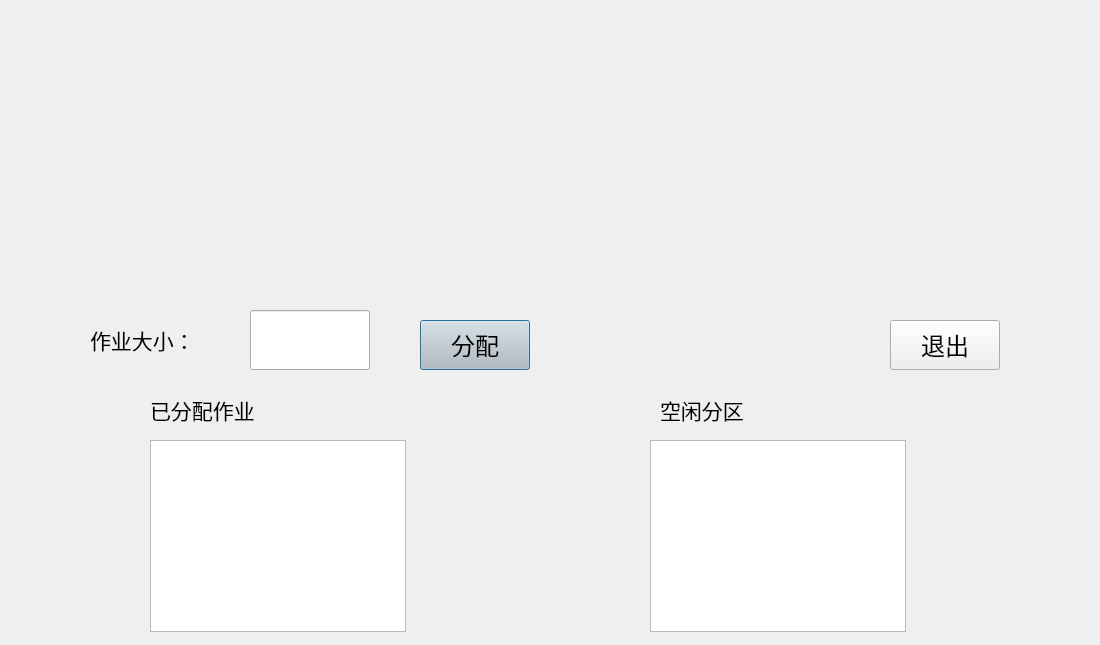
<?xml version="1.0" encoding="UTF-8"?>
<ui version="4.0">
 <class>QuickFitDialog</class>
 <widget class="QDialog" name="QuickFitDialog">
  <property name="geometry">
   <rect>
    <x>0</x>
    <y>0</y>
    <width>1100</width>
    <height>645</height>
   </rect>
  </property>
  <property name="windowTitle">
   <string>快速分配</string>
  </property>
  <widget class="QLineEdit" name="lineEdit">
   <property name="geometry">
    <rect>
     <x>250</x>
     <y>310</y>
     <width>120</width>
     <height>60</height>
    </rect>
   </property>
   <property name="font">
    <font>
     <family>Agency FB</family>
     <pointsize>16</pointsize>
    </font>
   </property>
  </widget>
  <widget class="QLabel" name="label">
   <property name="geometry">
    <rect>
     <x>90</x>
     <y>310</y>
     <width>120</width>
     <height>60</height>
    </rect>
   </property>
   <property name="font">
    <font>
     <family>Agency FB</family>
     <pointsize>16</pointsize>
    </font>
   </property>
   <property name="text">
    <string>作业大小：</string>
   </property>
  </widget>
  <widget class="QPushButton" name="bindButton">
   <property name="geometry">
    <rect>
     <x>420</x>
     <y>320</y>
     <width>110</width>
     <height>50</height>
    </rect>
   </property>
   <property name="font">
    <font>
     <family>Agency FB</family>
     <pointsize>18</pointsize>
    </font>
   </property>
   <property name="styleSheet">
    <string notr="true">background-color: rgb(193, 193, 193);</string>
   </property>
   <property name="text">
    <string>分配</string>
   </property>
  </widget>
  <widget class="QPushButton" name="exitButton">
   <property name="geometry">
    <rect>
     <x>890</x>
     <y>320</y>
     <width>110</width>
     <height>50</height>
    </rect>
   </property>
   <property name="font">
    <font>
     <family>Agency FB</family>
     <pointsize>18</pointsize>
    </font>
   </property>
   <property name="text">
    <string>退出</string>
   </property>
  </widget>
  <widget class="QListView" name="bindView">
   <property name="geometry">
    <rect>
     <x>150</x>
     <y>440</y>
     <width>256</width>
     <height>192</height>
    </rect>
   </property>
  </widget>
  <widget class="QListView" name="freeView">
   <property name="geometry">
    <rect>
     <x>650</x>
     <y>440</y>
     <width>256</width>
     <height>192</height>
    </rect>
   </property>
  </widget>
  <widget class="QLabel" name="label_2">
   <property name="geometry">
    <rect>
     <x>150</x>
     <y>390</y>
     <width>130</width>
     <height>40</height>
    </rect>
   </property>
   <property name="font">
    <font>
     <family>Agency FB</family>
     <pointsize>16</pointsize>
    </font>
   </property>
   <property name="text">
    <string>已分配作业</string>
   </property>
  </widget>
  <widget class="QLabel" name="label_3">
   <property name="geometry">
    <rect>
     <x>660</x>
     <y>390</y>
     <width>130</width>
     <height>40</height>
    </rect>
   </property>
   <property name="font">
    <font>
     <family>Agency FB</family>
     <pointsize>16</pointsize>
    </font>
   </property>
   <property name="text">
    <string>空闲分区</string>
   </property>
  </widget>
 </widget>
 <resources/>
 <connections/>
</ui>
